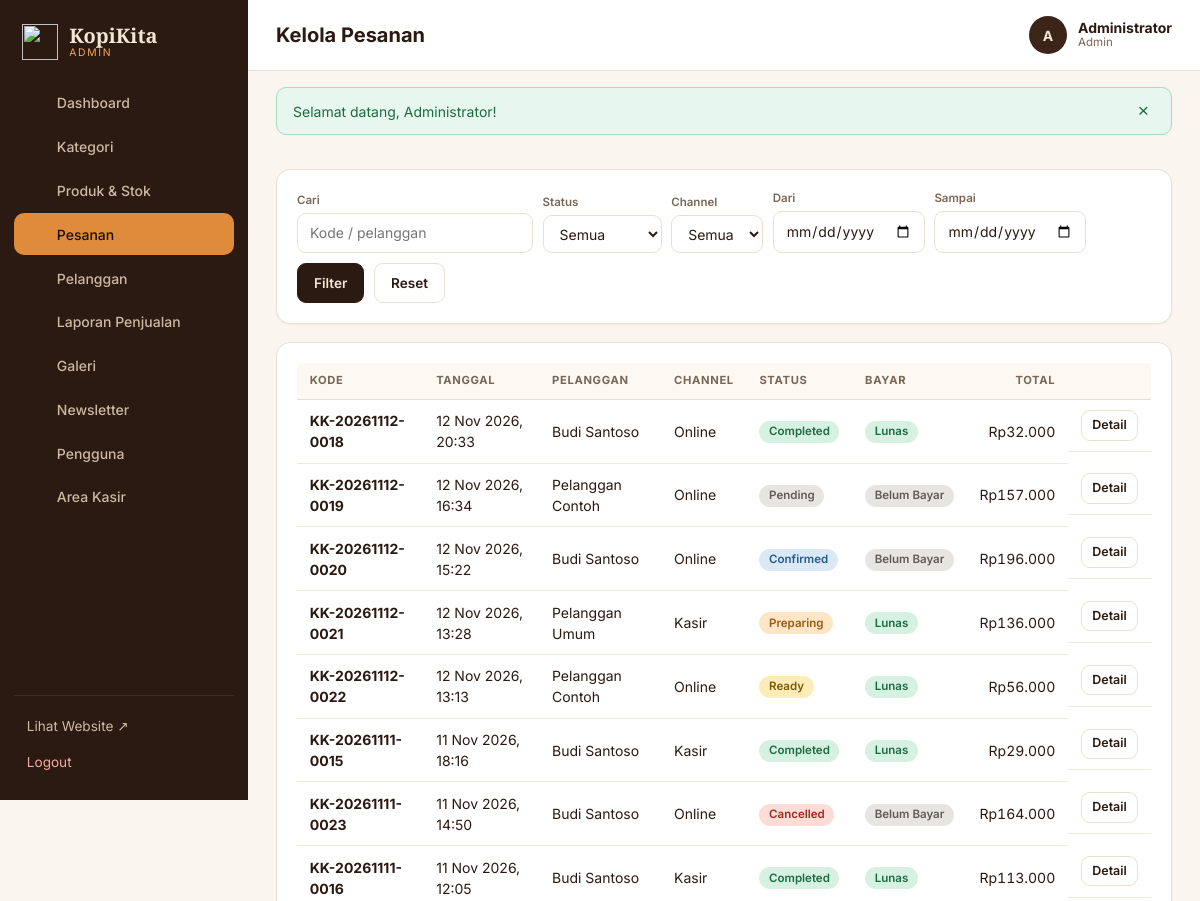
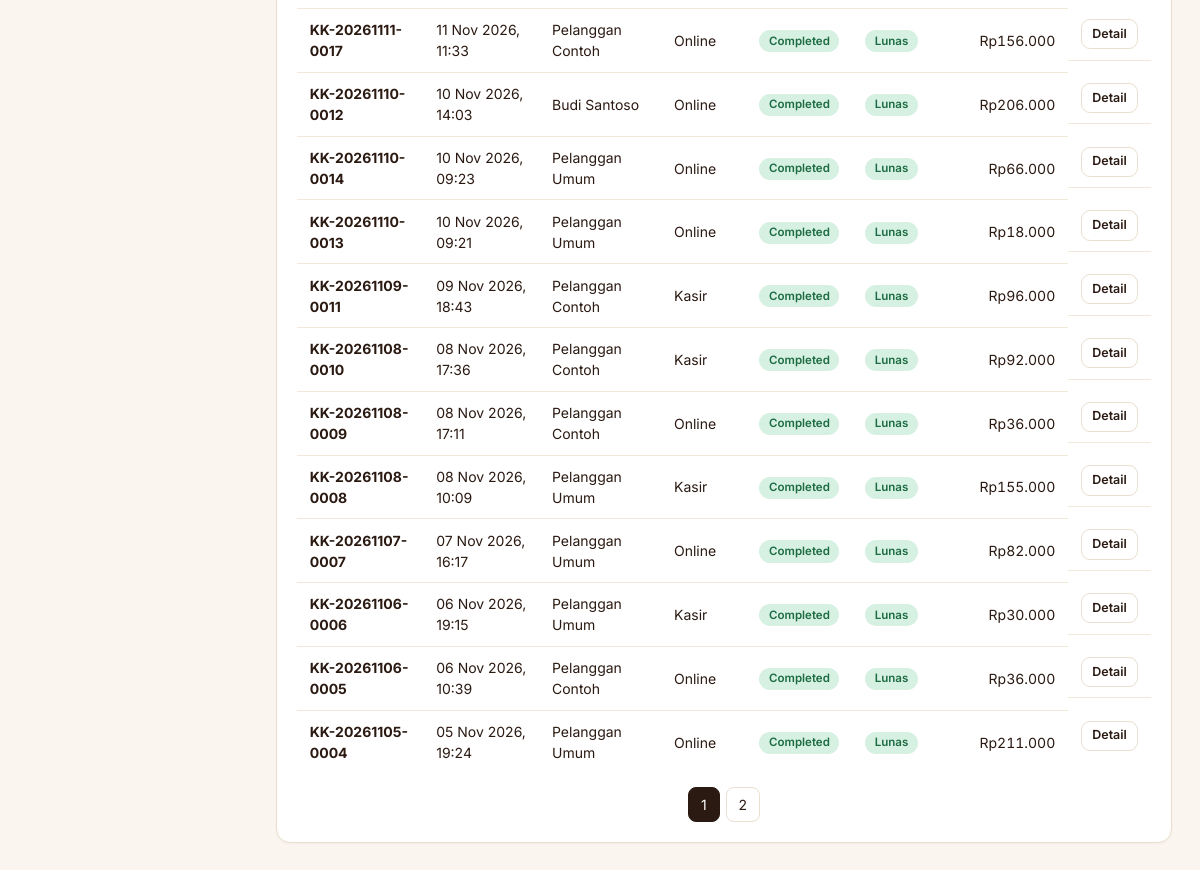
The app's page /admin/orders/index.php (signed in) with its own data (2 pictures, top to bottom).
### tables this page shows
CREATE TABLE orders (
  id BIGINT UNSIGNED NOT NULL AUTO_INCREMENT PRIMARY KEY,
  order_code VARCHAR(30) NOT NULL UNIQUE,
  customer_id BIGINT UNSIGNED NOT NULL,
  processed_by BIGINT UNSIGNED NULL,
  order_channel ENUM('online','cashier') NOT NULL DEFAULT 'online',
  order_type ENUM('dine_in','takeaway') NOT NULL,
  table_number VARCHAR(10) NULL,
  order_status ENUM('pending','confirmed','preparing','ready','completed','cancelled') NOT NULL DEFAULT 'pending',
  subtotal DECIMAL(12,2) NOT NULL,
  discount_amount DECIMAL(12,2) NOT NULL DEFAULT 0,
  total_amount DECIMAL(12,2) NOT NULL,
  notes TEXT NULL,
  cancel_reason VARCHAR(255) NULL,
  stock_deducted TINYINT(1) NOT NULL DEFAULT 0,
  ordered_at DATETIME NOT NULL DEFAULT CURRENT_TIMESTAMP,
  completed_at DATETIME NULL,
  updated_at DATETIME NOT NULL DEFAULT CURRENT_TIMESTAMP ON UPDATE CURRENT_TIMESTAMP,
  INDEX idx_orders_status (order_status),
  INDEX idx_orders_ordered_at (ordered_at),
  CONSTRAINT fk_orders_customer FOREIGN KEY (customer_id) REFERENCES customers(id) ON UPDATE CASCADE,
  CONSTRAINT fk_orders_processed FOREIGN KEY (processed_by) REFERENCES users(id) ON DELETE SET NULL ON UPDATE CASCADE
);

CREATE TABLE customers (
  id BIGINT UNSIGNED NOT NULL AUTO_INCREMENT PRIMARY KEY,
  user_id BIGINT UNSIGNED NULL UNIQUE,
  name VARCHAR(100) NOT NULL,
  phone VARCHAR(25) NULL,
  email VARCHAR(150) NULL,
  address TEXT NULL,
  created_at DATETIME NOT NULL DEFAULT CURRENT_TIMESTAMP,
  updated_at DATETIME NOT NULL DEFAULT CURRENT_TIMESTAMP ON UPDATE CURRENT_TIMESTAMP,
  CONSTRAINT fk_customers_user FOREIGN KEY (user_id) REFERENCES users(id) ON DELETE SET NULL ON UPDATE CASCADE
);

CREATE TABLE sales (
  id BIGINT UNSIGNED NOT NULL AUTO_INCREMENT PRIMARY KEY,
  order_id BIGINT UNSIGNED NOT NULL UNIQUE,
  invoice_number VARCHAR(30) NOT NULL UNIQUE,
  cashier_id BIGINT UNSIGNED NULL,
  payment_method ENUM('cash','qris','bank_transfer') NOT NULL,
  amount_due DECIMAL(12,2) NOT NULL,
  amount_paid DECIMAL(12,2) NOT NULL DEFAULT 0,
  change_amount DECIMAL(12,2) NOT NULL DEFAULT 0,
  payment_status ENUM('pending','paid','failed','refunded') NOT NULL DEFAULT 'pending',
  reference_number VARCHAR(100) NULL,
  paid_at DATETIME NULL,
  created_at DATETIME NOT NULL DEFAULT CURRENT_TIMESTAMP,
  updated_at DATETIME NOT NULL DEFAULT CURRENT_TIMESTAMP ON UPDATE CURRENT_TIMESTAMP,
  INDEX idx_sales_status (payment_status),
  CONSTRAINT fk_sales_order FOREIGN KEY (order_id) REFERENCES orders(id) ON DELETE CASCADE ON UPDATE CASCADE,
  CONSTRAINT fk_sales_cashier FOREIGN KEY (cashier_id) REFERENCES users(id) ON DELETE SET NULL ON UPDATE CASCADE
);

### includes/admin-header.php (called while the page is built, shortened)
<?php
require_once __DIR__ . '/auth.php';
require_once __DIR__ . '/panel.php';
function admin_start(string $title, string $active, string $extraHead = ''): void
{
    $nav = [
        'dashboard' => ['Dashboard', 'admin/index.php', ico('home')],
        'categories' => ['Kategori', 'admin/categories/index.php', ico('tag')],
        'products' => ['Produk & Stok', 'admin/products/index.php', ico('box')],
        'orders' => ['Pesanan', 'admin/orders/index.php', ico('bag')],
        'customers' => ['Pelanggan', 'admin/customers/index.php', ico('users')],
        'reports' => ['Laporan Penjualan', 'admin/reports/index.php', ico('chart')],
        'gallery' => ['Galeri', 'admin/gallery/index.php', ico('img')],
        'newsletter' => ['Newsletter', 'admin/newsletter/index.php', ico('mail')],
        'users' => ['Pengguna', 'admin/users/index.php', ico('user')],
        'cashier' => ['Area Kasir', 'cashier/index.php', ico('pos')],
    ];
    panel_start($title, $active, $nav, 'Admin', $extraHead);
}

### config/database.php (called while the page is built)
<?php
function db(): PDO
{
    static $pdo = null;
    if ($pdo instanceof PDO) {
        return $pdo;
    }
    $host = getenv('KK_DB_HOST') ?: 'localhost';
    $name = getenv('KK_DB_NAME') ?: 'kopikita_db';
    $user = getenv('KK_DB_USER') ?: 'root';
    $pass = getenv('KK_DB_PASS') !== false ? getenv('KK_DB_PASS') : '';
    try {
        $pdo = new PDO("mysql:host=$host;dbname=$name;charset=utf8mb4", $user, $pass, [
            PDO::ATTR_ERRMODE            => PDO::ERRMODE_EXCEPTION,
            PDO::ATTR_DEFAULT_FETCH_MODE => PDO::FETCH_ASSOC,
            PDO::ATTR_EMULATE_PREPARES   => false,
        ]);
        $pdo->exec("SET time_zone = '" . date('P') . "'");
    } catch (PDOException $e) {
        http_response_code(500);
        exit('<h2 style="font-family:sans-serif">Koneksi database gagal.</h2><p style="font-family:sans-serif">Pastikan MySQL di XAMPP aktif dan database <b>kopikita_db</b> sudah diimpor (database/kopikita_db.sql).</p>');
    }
    return $pdo;
}

### admin/orders/index.php (the view, shortened to what this page needs)
<?php
require_once __DIR__ . '/../../includes/admin-header.php';
$status = $_GET['status'] ?? ''; $channel = $_GET['channel'] ?? ''; $q = trim((string)($_GET['q'] ?? ''));
$from = $_GET['from'] ?? ''; $to = $_GET['to'] ?? '';
$w = ['1=1']; $a = [];
$where = implode(' AND ', $w); $per = 20; $page = current_page();
$cnt = db()->prepare("SELECT COUNT(*) FROM orders o JOIN customers c ON c.id = o.customer_id WHERE $where"); $cnt->execute($a); $total = (int)$cnt->fetchColumn();
$st = db()->prepare("SELECT o.*, c.name customer_name, s.payment_status FROM orders o JOIN customers c ON c.id = o.customer_id LEFT JOIN sales s ON s.order_id = o.id WHERE $where ORDER BY o.ordered_at DESC, o.id DESC LIMIT $per OFFSET " . (($page - 1) * $per));
$st->execute($a); $rows = $st->fetchAll();
admin_start('Kelola Pesanan', 'orders');
?>
<form class="card filter" method="get" style="margin-bottom:18px">
  <div class="fg"><label>Cari</label><input class="input" name="q" value="<?= e($q) ?>" placeholder="Kode / pelanggan"></div>
  <div class="fg"><label>Status</label><select class="input" name="status"><option value="">Semua</option></select></div>
  <div class="fg"><label>Channel</label><select class="input" name="channel"><option value="">Semua</option></select></div>
  <div class="fg"><label>Dari</label><input class="input" type="date" name="from" value="<?= e($from) ?>"></div>
  <div class="fg"><label>Sampai</label><input class="input" type="date" name="to" value="<?= e($to) ?>"></div>
  <button class="btn btn-dark">Filter</button><a class="btn" href="index.php">Reset</a>
</form>
<div class="card"><div class="table-wrap"><table>
  <thead><tr><th>Kode</th><th>Tanggal</th><th>Pelanggan</th><th>Channel</th><th>Status</th><th>Bayar</th><th class="num">Total</th><th></th></tr></thead><tbody>
  <?php foreach ($rows as $o): ?><tr><td><b><?= e($o['order_code']) ?></b></td><td><?= fmt_date($o['ordered_at']) ?></td><td><?= e($o['customer_name']) ?></td><td><?= $o['order_channel'] === 'cashier' ? 'Kasir' : 'Online' ?></td><td><?= status_badge($o['order_status']) ?></td><td><?= pay_badge($o['payment_status']) ?></td><td class="num"><?= rupiah($o['total_amount']) ?></td><td class="actions"><a class="btn btn-sm" href="show.php?id=<?= (int)$o['id'] ?>">Detail</a></td></tr><?php endforeach; ?>
  <?php if (!$rows): ?><tr><td colspan="8" class="empty">Tidak ada pesanan.</td></tr><?php endif; ?></tbody></table></div>
  <?= pager($total, $per, $page, array_filter(['q' => $q, 'status' => $status, 'channel' => $channel, 'from' => $from, 'to' => $to])) ?></div>

### includes/functions.php (shortened to what this page needs)
<?php
require_once __DIR__ . '/../config/database.php';
function e(mixed $v): string { return htmlspecialchars((string)$v, ENT_QUOTES, 'UTF-8'); }
function rupiah(int|float|string|null $n): string { return 'Rp' . number_format((float)$n, 0, ',', '.'); }
function fmt_date(?string $d, bool $time = true): string
{
    return date($time ? 'd M Y, H:i' : 'd M Y', strtotime($d));
}
function flash_render(): string
{
    $h = '';
    foreach ($_SESSION['flash'] as $f) {
        $h .= '<div class="alert alert-' . e($f['type']) . '" role="alert">' . e($f['msg']) . '<button type="button" class="alert-x" aria-label="Tutup">&times;</button></div>';
    }
    return '<div class="flash-wrap">' . $h . '</div>';
}
function status_badge(string $s): string
{
    $label = ORDER_STATUSES[$s][0] ?? $s;
    return '<span class="badge st-' . e($s) . '">' . e($label) . '</span>';
}
function pay_badge(?string $s): string
{
    $map = ['pending' => 'Belum Bayar', 'paid' => 'Lunas', 'failed' => 'Gagal', 'refunded' => 'Refund'];
    $s = $s ?: 'pending';
    return '<span class="badge pay-' . e($s) . '">' . e($map[$s] ?? $s) . '</span>';
}

### assets/css/admin.css (style rules this page uses)
:root { --espresso:#1A0F0A;--roast:#2B1A12;--mocha:#3B2519;--brown:#6F4E37;--cream:#F3E6D3;--bg:#FAF5EE;--card:#fff;--line:#EADFCF;--ink:#2B1A12;--muted:#7a6656;--orange:#E08A3C;--caramel:#F2A65A;--success:#2e9e63;--warning:#e0a021;--danger:#d44a37;--info:#3d7cb8;--radius:14px }
* { box-sizing:border-box }
body.panel { margin:0;font-family:'Inter',system-ui,sans-serif;background:var(--bg);color:var(--ink);font-size:14px;line-height:1.5;display:flex;min-height:100vh }
a { color:inherit;text-decoration:none }
.flash-wrap { padding:16px 28px 0 }
.alert { display:flex;justify-content:space-between;align-items:center;padding:.7rem 1rem;border-radius:10px;margin-bottom:.5rem;border:1px solid }
.alert-success { background:#e7f6ee;border-color:#a8dcc0;color:#1c6b43 }
.alert-x { background:none;border:0;font-size:1.2rem;cursor:pointer;color:inherit }
.card { background:var(--card);border:1px solid var(--line);border-radius:var(--radius);padding:20px;box-shadow:0 1px 2px rgba(43,26,18,.04) }
.filter { display:flex;gap:.6rem;flex-wrap:wrap;align-items:flex-end }
.filter .fg { display:flex;flex-direction:column;gap:3px }
.filter label { font-size:.72rem;color:var(--muted);font-weight:600 }
.btn { display:inline-flex;align-items:center;gap:.4rem;padding:.55rem 1rem;border-radius:9px;border:1px solid var(--line);background:#fff;color:var(--ink);font:inherit;font-weight:600;font-size:.85rem;cursor:pointer;transition:.15s }
.btn-dark { background:var(--roast);color:var(--cream);border-color:var(--roast) }
.btn-sm { padding:.3rem .65rem;font-size:.78rem }
.input { width:100%;padding:.55rem .75rem;border:1px solid var(--line);border-radius:9px;font:inherit;background:#fff;color:var(--ink) }
.table-wrap { overflow-x:auto }
table { width:100%;border-collapse:collapse }
th { text-align:left;font-size:.7rem;text-transform:uppercase;letter-spacing:.06em;color:var(--muted);padding:.6rem .8rem;border-bottom:1px solid var(--line);white-space:nowrap;background:#fcf8f2 }
td { padding:.65rem .8rem;border-bottom:1px solid #f1e8da;vertical-align:middle }
tr:last-child td { border-bottom:0 }
.num { text-align:right;font-variant-numeric:tabular-nums }
.actions { display:flex;gap:.4rem;flex-wrap:wrap;justify-content:flex-end }
.badge { display:inline-block;padding:.15rem .6rem;border-radius:999px;font-size:.72rem;font-weight:600;background:#e8e0d4;color:#5a4a3a;white-space:nowrap }
.st-pending { background:#e7e5e2;color:#5f5a55 }
.st-confirmed { background:#dbe9f6;color:#235a90 }
.st-preparing { background:#fde5c8;color:#9a5a10 }
.st-ready { background:#fbecb8;color:#7a5a05 }
.st-completed { background:#d6f0e1;color:#1c6b43 }
.st-cancelled { background:#fbdcd7;color:#9a2c1e }
.pay-pending { background:#e7e5e2;color:#5f5a55 }
.pay-paid { background:#d6f0e1;color:#1c6b43 }

### records on screen
orders: order_code "KK-20261112-0018", ordered_at "12 Nov 2026, 20:33", customer.name "Budi Santoso", order_channel "Online", order_status "Completed", sales.payment_status "Lunas", total_amount "Rp32.000"
orders: order_code "KK-20261112-0019", ordered_at "12 Nov 2026, 16:34", customer.name "Pelanggan Contoh", order_channel "Online", order_status "Pending", sales.payment_status "Belum Bayar", total_amount "Rp157.000"
orders: order_code "KK-20261112-0020", ordered_at "12 Nov 2026, 15:22", customer.name "Budi Santoso", order_channel "Online", order_status "Confirmed", sales.payment_status "Belum Bayar", total_amount "Rp196.000"
orders: order_code "KK-20261112-0021", ordered_at "12 Nov 2026, 13:28", customer.name "Pelanggan Umum", order_channel "Kasir", order_status "Preparing", sales.payment_status "Lunas", total_amount "Rp136.000"
orders: order_code "KK-20261112-0022", ordered_at "12 Nov 2026, 13:13", customer.name "Pelanggan Contoh", order_channel "Online", order_status "Ready", sales.payment_status "Lunas", total_amount "Rp56.000"
orders: order_code "KK-20261111-0015", ordered_at "11 Nov 2026, 18:16", customer.name "Budi Santoso", order_channel "Kasir", order_status "Completed", sales.payment_status "Lunas", total_amount "Rp29.000"
orders: order_code "KK-20261111-0023", ordered_at "11 Nov 2026, 14:50", customer.name "Budi Santoso", order_channel "Online", order_status "Cancelled", sales.payment_status "Belum Bayar", total_amount "Rp164.000"
orders: order_code "KK-20261111-0016", ordered_at "11 Nov 2026, 12:05", customer.name "Budi Santoso", order_channel "Kasir", order_status "Completed", sales.payment_status "Lunas", total_amount "Rp113.000"
orders: order_code "KK-20261111-0017", ordered_at "11 Nov 2026, 11:33", customer.name "Pelanggan Contoh", order_channel "Online", order_status "Completed", sales.payment_status "Lunas", total_amount "Rp156.000"
orders: order_code "KK-20261110-0012", ordered_at "10 Nov 2026, 14:03", customer.name "Budi Santoso", order_channel "Online", order_status "Completed", sales.payment_status "Lunas", total_amount "Rp206.000"
orders: order_code "KK-20261110-0014", ordered_at "10 Nov 2026, 09:23", customer.name "Pelanggan Umum", order_channel "Online", order_status "Completed", sales.payment_status "Lunas", total_amount "Rp66.000"
orders: order_code "KK-20261110-0013", ordered_at "10 Nov 2026, 09:21", customer.name "Pelanggan Umum", order_channel "Online", order_status "Completed", sales.payment_status "Lunas", total_amount "Rp18.000"
orders: order_code "KK-20261109-0011", ordered_at "09 Nov 2026, 18:43", customer.name "Pelanggan Contoh", order_channel "Kasir", order_status "Completed", sales.payment_status "Lunas", total_amount "Rp96.000"
orders: order_code "KK-20261108-0010", ordered_at "08 Nov 2026, 17:36", customer.name "Pelanggan Contoh", order_channel "Kasir", order_status "Completed", sales.payment_status "Lunas", total_amount "Rp92.000"
orders: order_code "KK-20261108-0009", ordered_at "08 Nov 2026, 17:11", customer.name "Pelanggan Contoh", order_channel "Online", order_status "Completed", sales.payment_status "Lunas", total_amount "Rp36.000"
orders: order_code "KK-20261108-0008", ordered_at "08 Nov 2026, 10:09", customer.name "Pelanggan Umum", order_channel "Kasir", order_status "Completed", sales.payment_status "Lunas", total_amount "Rp155.000"
orders: order_code "KK-20261107-0007", ordered_at "07 Nov 2026, 16:17", customer.name "Pelanggan Umum", order_channel "Online", order_status "Completed", sales.payment_status "Lunas", total_amount "Rp82.000"
orders: order_code "KK-20261106-0006", ordered_at "06 Nov 2026, 19:15", customer.name "Pelanggan Umum", order_channel "Kasir", order_status "Completed", sales.payment_status "Lunas", total_amount "Rp30.000"
orders: order_code "KK-20261106-0005", ordered_at "06 Nov 2026, 10:39", customer.name "Pelanggan Contoh", order_channel "Online", order_status "Completed", sales.payment_status "Lunas", total_amount "Rp36.000"
orders: order_code "KK-20261105-0004", ordered_at "05 Nov 2026, 19:24", customer.name "Pelanggan Umum", order_channel "Online", order_status "Completed", sales.payment_status "Lunas", total_amount "Rp211.000"

### other values on screen
$roleLabel "ADMIN"
$label "Dashboard"
$label "Kategori"
$label "Produk & Stok"
$label "Pesanan"
$label "Pelanggan"
$label "Laporan Penjualan"
$label "Galeri"
$label "Newsletter"
$label "Pengguna"
$label "Area Kasir"
$title "Kelola Pesanan"
mb_strtoupper(mb_substr($u['name'], 0, 1)) "A"
$u['name'] "Administrator"
$roleLabel "Admin"
